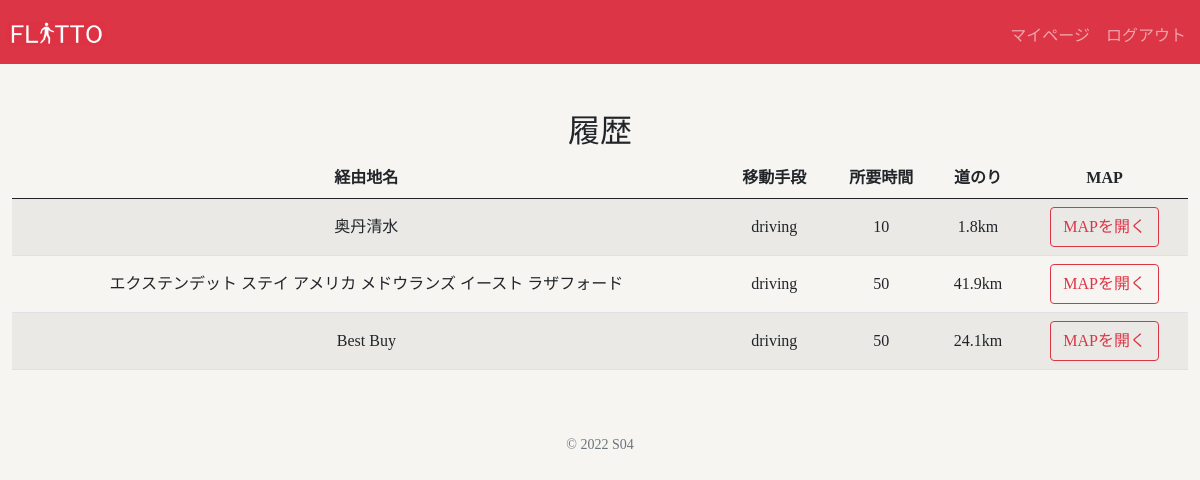
Screenshot of /history (signed in) with the database file from the repository.
### tables this page shows
CREATE TABLE 'history' ('id' INTEGER PRIMARY KEY AUTOINCREMENT NOT NULL, 'userid' INTEGER NOT NULL,'url' TEXT NOT NULL, 'used_at' INTEGER NOT NULL,'required_at' TEXT NOT NULL, 'distance' INTEGER NOT NULL, 'way' TEXT NOT NULL, 'first' TEXT NOT NULL, 'second' TEXT NOT NULL);

### app.py (the view)
@app.route("/history")
def history():
    if request.method == "POST":
        means = request.form.get('means')
    else:
        means = "driving"
    history = db.execute("SELECT * FROM history WHERE userid=?",session['user_id'])
    return render_template("history.html", history = history)

### templates/history.html (shortened to what this page needs)
{% extends "layout.html" %}
{% block main %}
<table class="table table-striped">
    <h2>履歴</h2>
    <thead>
        <tr>
            <th>経由地名</th>
            <th>移動手段</th>
            <th>所要時間</th>
            <th>道のり</th>
            <th>MAP</th>
        </tr>
    </thead>
    <tbody>
        {% set a = namespace(cnt=0) %}
        {% for history in history %}
        <tr>
            <td>{{ history.second }}</td>
            <td>{{ history.way }}</td>
            <td>{{ history.required_at }}</td>
            <td>{{ history.distance }}km</td>
            <td><button onclick="location.href='{{ history.url }}'"
                class="btn btn-outline-danger">MAPを開く</button></td>
        </tr>
        {% set a.cnt = a.cnt + 1 %}
        {% endfor %}
    </tbody>
</table>
{% endblock %}

### static/css/style.css (style rules this page uses)
.body { font-family: "筑紫B丸ゴシック", "ヒラギノ丸ゴ ProN"; background-color: #F7F5F2; margin:0; padding:0; }
.table td { vertical-align: middle; }

### static/css/style_index.css (style rules this page uses)
.btn { color: #ffffff; padding: 0em 1em; height: 2.5rem; border-radius: 0.3rem; border: #F56D91; background-color: #F56D91; }

### rows the page displays
history: second "奥丹清水", way "driving", required_at "10", distance "1.8"
history: second "エクステンデット ステイ アメリカ メドウランズ イースト ラザフォード", way "driving", required_at "50", distance "41.9"
history: second "Best Buy", way "driving", required_at "50", distance "24.1"
